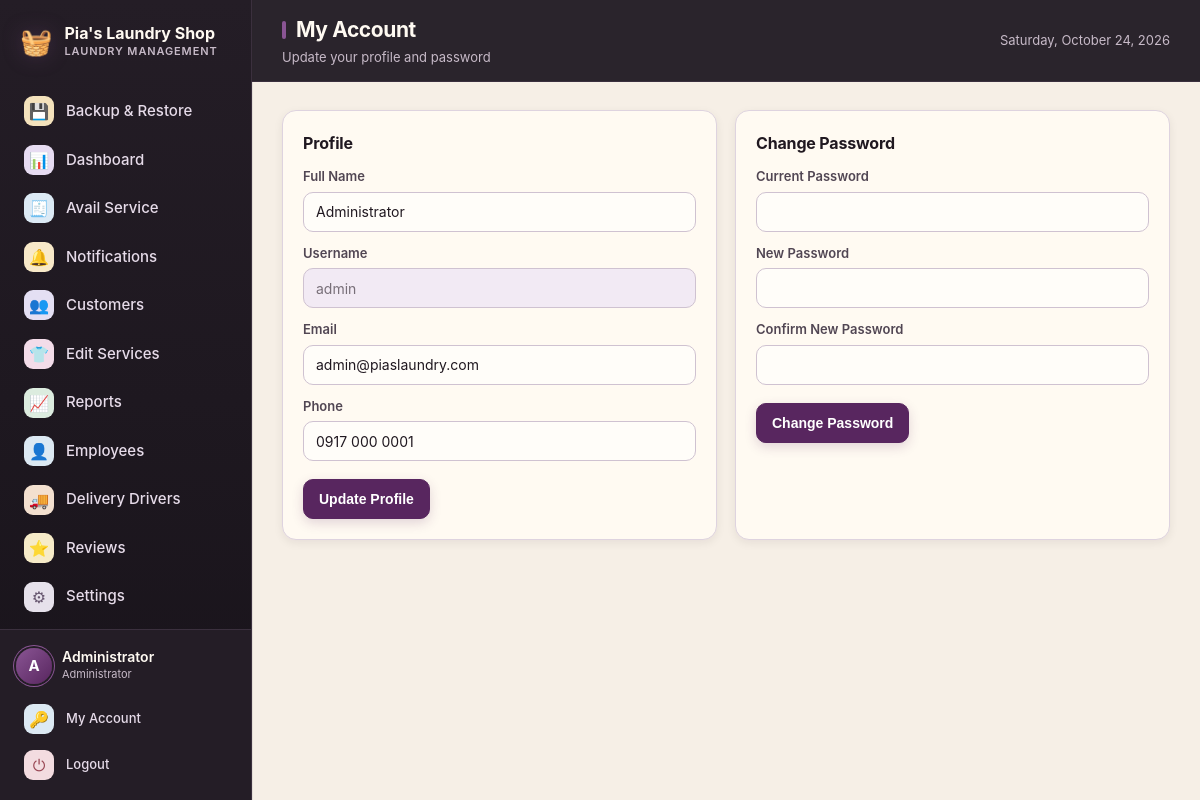
The app's page /profile.php (signed in) with its own data.
### tables this page shows
CREATE TABLE users (
  id          INT UNSIGNED NOT NULL AUTO_INCREMENT,
  full_name   VARCHAR(100) NOT NULL,
  username    VARCHAR(50)  NOT NULL,
  password    VARCHAR(255) NOT NULL,
  email       VARCHAR(120) DEFAULT NULL,
  phone       VARCHAR(30)  DEFAULT NULL,
  role        ENUM('admin','staff') NOT NULL DEFAULT 'staff',
  is_active   TINYINT(1)   NOT NULL DEFAULT 1,
  created_at  DATETIME     NOT NULL DEFAULT CURRENT_TIMESTAMP,
  PRIMARY KEY (id),
  UNIQUE KEY uq_users_username (username)
);

### includes/functions.php (called while the page is built, shortened)
<?php
function e($value): string
{
    return htmlspecialchars((string) $value, ENT_QUOTES, 'UTF-8');
}
function get_setting(string $key, string $default = ''): string
{
    static $cache = null;
    if ($cache === null) {
        $cache = [];
        foreach (db()->query("SELECT `key`, `value` FROM settings") as $row) {
            $cache[$row['key']] = (string) $row['value'];
        }
    }
    return $cache[$key] ?? $default;
}
function asset_prefix(): string
{
    static $prefix = null;
    if ($prefix !== null) {
        return $prefix;
    }
    $appRoot   = realpath(__DIR__ . '/..');
    $scriptDir = realpath(dirname($_SERVER['SCRIPT_FILENAME'] ?? __FILE__));
    $prefix = '';
    if ($appRoot && $scriptDir && strpos($scriptDir, $appRoot) === 0) {
        $rel = trim(str_replace('\\', '/', substr($scriptDir, strlen($appRoot))), '/');
    }
    return $prefix;
}
function asset(string $path): string
{
    return asset_prefix() . ltrim($path, '/');
}

### config/database.php (called while the page is built, shortened)
<?php
function db(): PDO
{
    static $pdo = null;
    if ($pdo === null) {
        try {
            $pdoOptions = [
                PDO::ATTR_ERRMODE            => PDO::ERRMODE_EXCEPTION,
                PDO::ATTR_DEFAULT_FETCH_MODE => PDO::FETCH_ASSOC,
                PDO::ATTR_EMULATE_PREPARES   => false,
            ];
            $dsn = 'mysql:host=' . DB_HOST . ';port=' . DB_PORT . ';dbname=' . DB_NAME . ';charset=' . DB_CHARSET;
            $environmentDatabaseName = getenv('DB_NAME');
            $railwayDatabaseName = getenv('MYSQLDATABASE');
            $useAutomaticLocalSelection = ($environmentDatabaseName === false || $environmentDatabaseName === '')
                && ($railwayDatabaseName === false || $railwayDatabaseName === '');
            if ($useAutomaticLocalSelection) {
                try {
                    $pdo = new PDO($dsn, DB_USER, DB_PASS, $pdoOptions);
                } catch (PDOException $e) {
                    $isUnknownDatabase = isset($e->errorInfo[1]) && (int) $e->errorInfo[1] === 1049;
                    if (!$isUnknownDatabase) {
                        throw $e;
                    }
                    $legacyDsn = 'mysql:host=' . DB_HOST . ';port=' . DB_PORT . ';dbname=laundry_pos;charset=' . DB_CHARSET;
                    $pdo = new PDO($legacyDsn, DB_USER, DB_PASS, $pdoOptions);
                    error_log('Using legacy laundry_pos database because laundry_pias is not present.');
                }
            } else {
                $pdo = new PDO($dsn, DB_USER, DB_PASS, $pdoOptions);
            }
        } catch (PDOException $e) {
            http_response_code(500);
            exit('<h2>Database connection failed</h2>'
                . '<p>Could not connect to MySQL. Please check that:</p>'
                . '<ul>'
                . '<li>The MySQL service is <strong>running</strong> - start it from the XAMPP Control Panel, or click Start All in Laragon.</li>'
                . '<li>The database <code>' . htmlspecialchars(DB_NAME) . '</code> exists (import <code>database/laundry_pos.sql</code>).</li>'
                . '<li>Credentials in <code>config/database.php</code> match your setup.</li>'
                . '</ul>'
                . '<p style="color:#888"><small>' . htmlspecialchars($e->getMessage()) . '</small></p>');
        }
    }
    return $pdo;
}

### includes/auth.php (called while the page is built, shortened)
<?php
require_once __DIR__ . '/../config/database.php';
require_once __DIR__ . '/functions.php';
function current_user(): ?array
{
    static $user = null;
    if ($user === null) {
        $stmt = db()->prepare("SELECT * FROM users WHERE id = ? AND is_active = 1");
        $stmt->execute([$_SESSION['user_id']]);
        $user = $stmt->fetch() ?: null;
    }
    return $user;
}
function require_login(): void
{
    if (!current_user()) {
        redirect('index.php');
    }
}

### profile.php (the view, shortened to what this page needs)
<?php
require_once __DIR__ . '/includes/auth.php';
require_login();
$user = current_user();
$pageTitle = 'My Account';
$pageSubtitle = 'Update your profile and password';
include __DIR__ . '/includes/header.php';
?>
<div class="grid two">
  <div class="card">
    <h2>Profile</h2>
    <form method="post" action="profile.php">
      <label for="full_name">Full Name</label>
      <input type="text" id="full_name" name="full_name" value="<?= e($user['full_name']) ?>" required>
      <label for="username">Username</label>
      <input type="text" id="username" value="<?= e($user['username']) ?>" disabled>
      <label for="email">Email</label>
      <input type="email" id="email" name="email" value="<?= e($user['email'] ?? '') ?>">
      <label for="phone">Phone</label>
      <input type="text" id="phone" name="phone" value="<?= e($user['phone'] ?? '') ?>">
      <div class="form-actions">
        <button type="submit" class="btn btn-primary">Update Profile</button>
      </div>
    </form>
  </div>
  <div class="card">
    <h2>Change Password</h2>
    <form method="post" action="profile.php" autocomplete="off">
      <label for="current_password">Current Password</label>
      <input type="password" id="current_password" name="current_password" required>
      <label for="new_password">New Password</label>
      <input type="password" id="new_password" name="new_password" required minlength="8">
      <label for="confirm_password">Confirm New Password</label>
      <input type="password" id="confirm_password" name="confirm_password" required minlength="8">
      <div class="form-actions">
        <button type="submit" class="btn btn-primary">Change Password</button>
      </div>
    </form>
  </div>
</div>
<?php include __DIR__ . '/includes/footer.php'; ?>

### includes/header.php (shortened to what this page needs)
<?php
$user     = current_user();
$shopName = get_setting('shop_name', "Pia's Laundry Shop");
$active   = basename($_SERVER['PHP_SELF'] ?? '');
$prefix   = asset_prefix();
$nav = [
    ['Backup & Restore', 'backup.php', '&#128190;', true],
    ['Dashboard',    'dashboard.php',  '&#128202;', false],
    ['Avail Service','orders.php',     '&#129534;', false],
    ['Notifications','notifications.php','&#128276;', false],
    ['Customers',    'customers.php',  '&#128101;', false],
    ['Edit Services','services.php',   '&#128085;', true],
    ['Reports',      'reports.php',    '&#128200;', true],
    ['Employees',    'employees.php',  '&#128100;', true],
    ['Delivery Drivers', 'delivery_drivers.php', '&#128666;', false],
    ['Reviews',      'reviews.php',     '&#11088;', true],
    ['Settings',     'settings.php',   '&#9881;', true],
];
?>
<!DOCTYPE html>
<html lang="en">
<head>
<link rel="stylesheet" href="<?= e(asset('assets/css/style.css')) ?>?v=status-timeline-20261019">
</head>
<body>
<div class="app">
  <aside class="sidebar" id="sidebar" aria-label="Main navigation">
    <div class="brand">
      <span class="brand-icon">&#129530;</span>
      <div class="brand-text">
        <div class="brand-name"><?= e($shopName) ?></div>
        <div class="brand-sub">Laundry Management</div>
      </div>
    </div>
    <nav class="nav">
      <?php foreach ($nav as $item):
          [$label, $href, $icon, $adminOnly] = $item; $iconClass = 'nav-icon-' . preg_replace('/[^a-z0-9_-]/i', '', pathinfo($href, PATHINFO_FILENAME));
          $isActive = ($active === $href || $active === basename($href)) ? ' active' : '';
      ?>
      <a class="nav-link<?= $isActive ?>" href="<?= e($prefix . $href) ?>">
        <span class="nav-icon <?= e($iconClass) ?>"><?= $icon ?></span>
        <span><?= e($label) ?></span>
      </a>
      <?php endforeach; ?>
    </nav>
    <div class="sidebar-footer">
      <div class="user-chip">
        <div class="avatar"><?= e(strtoupper(substr($user['full_name'], 0, 1))) ?></div>
        <div class="user-meta">
          <div class="user-name"><?= e($user['full_name']) ?></div>
          <div class="user-role"><?= $user['role'] === 'admin' ? 'Administrator' : 'Staff' ?></div>
        </div>
      </div>
      <a class="nav-link small" href="<?= e($prefix) ?>profile.php"><span class="nav-icon nav-icon-profile">&#128273;</span><span>My Account</span></a>
      <a class="nav-link small" href="<?= e($prefix) ?>logout.php"><span class="nav-icon nav-icon-logout">&#9211;</span><span>Logout</span></a>
    </div>
  </aside>
  <div class="main">
    <header class="topbar">
      <div class="topbar-title">
        <h1><?= isset($pageTitle) ? e($pageTitle) : 'Dashboard' ?></h1>
        <?php if (isset($pageSubtitle)): ?><p><?= e($pageSubtitle) ?></p><?php endif; ?>
      </div>
      <div class="topbar-right">
        <span class="today"><?= e(date('l, F j, Y')) ?></span>
      </div>
    </header>
    <main class="content">

### records on screen
users: full_name "A", full_name "Administrator", username "admin", email "admin@piaslaundry.com", phone "0917 000 0001"

### other values on screen
$shopName "Pia's Laundry Shop"
$icon "💾"
$label "Backup & Restore"
$icon "📊"
$label "Dashboard"
$icon "🧾"
$label "Avail Service"
$icon "🔔"
$label "Notifications"
$icon "👥"
$label "Customers"
$icon "👕"
$label "Edit Services"
$icon "📈"
$label "Reports"
